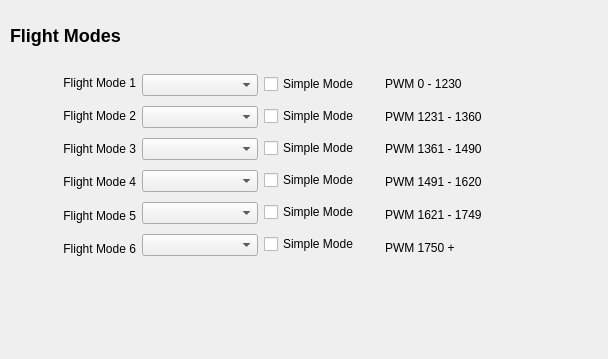
<?xml version="1.0" encoding="UTF-8"?>
<ui version="4.0">
 <class>FlightModeConfig</class>
 <widget class="QWidget" name="FlightModeConfig">
  <property name="geometry">
   <rect>
    <x>0</x>
    <y>0</y>
    <width>608</width>
    <height>359</height>
   </rect>
  </property>
  <property name="windowTitle">
   <string>Form</string>
  </property>
  <widget class="QLabel" name="label">
   <property name="geometry">
    <rect>
     <x>10</x>
     <y>20</y>
     <width>131</width>
     <height>31</height>
    </rect>
   </property>
   <property name="text">
    <string>&lt;h2&gt;Flight Modes&lt;/h2&gt;</string>
   </property>
   <property name="scaledContents">
    <bool>false</bool>
   </property>
  </widget>
  <widget class="QWidget" name="horizontalLayoutWidget">
   <property name="geometry">
    <rect>
     <x>20</x>
     <y>70</y>
     <width>481</width>
     <height>191</height>
    </rect>
   </property>
   <layout class="QHBoxLayout" name="horizontalLayout">
    <item>
     <layout class="QVBoxLayout" name="verticalLayout">
      <property name="spacing">
       <number>8</number>
      </property>
      <property name="topMargin">
       <number>0</number>
      </property>
      <item>
       <widget class="QLabel" name="label_11">
        <property name="text">
         <string>Flight Mode 1</string>
        </property>
        <property name="alignment">
         <set>Qt::AlignRight|Qt::AlignTrailing|Qt::AlignVCenter</set>
        </property>
       </widget>
      </item>
      <item>
       <widget class="QLabel" name="label_5">
        <property name="text">
         <string>Flight Mode 2</string>
        </property>
        <property name="alignment">
         <set>Qt::AlignRight|Qt::AlignTrailing|Qt::AlignVCenter</set>
        </property>
       </widget>
      </item>
      <item>
       <widget class="QLabel" name="label_9">
        <property name="text">
         <string>Flight Mode 3</string>
        </property>
        <property name="alignment">
         <set>Qt::AlignRight|Qt::AlignTrailing|Qt::AlignVCenter</set>
        </property>
       </widget>
      </item>
      <item>
       <widget class="QLabel" name="label_2">
        <property name="text">
         <string>Flight Mode 4</string>
        </property>
        <property name="alignment">
         <set>Qt::AlignRight|Qt::AlignTrailing|Qt::AlignVCenter</set>
        </property>
       </widget>
      </item>
      <item>
       <widget class="QLabel" name="label_7">
        <property name="text">
         <string>Flight Mode 5</string>
        </property>
        <property name="alignment">
         <set>Qt::AlignRight|Qt::AlignTrailing|Qt::AlignVCenter</set>
        </property>
       </widget>
      </item>
      <item>
       <widget class="QLabel" name="label_13">
        <property name="text">
         <string>Flight Mode 6</string>
        </property>
        <property name="alignment">
         <set>Qt::AlignRight|Qt::AlignTrailing|Qt::AlignVCenter</set>
        </property>
       </widget>
      </item>
     </layout>
    </item>
    <item>
     <layout class="QVBoxLayout" name="verticalLayout_4">
      <item>
       <widget class="QComboBox" name="mode1ComboBox">
        <property name="frame">
         <bool>true</bool>
        </property>
       </widget>
      </item>
      <item>
       <widget class="QComboBox" name="mode2ComboBox"/>
      </item>
      <item>
       <widget class="QComboBox" name="mode3ComboBox"/>
      </item>
      <item>
       <widget class="QComboBox" name="mode4ComboBox"/>
      </item>
      <item>
       <widget class="QComboBox" name="mode5ComboBox"/>
      </item>
      <item>
       <widget class="QComboBox" name="mode6ComboBox"/>
      </item>
     </layout>
    </item>
    <item>
     <layout class="QVBoxLayout" name="verticalLayout_3">
      <property name="spacing">
       <number>8</number>
      </property>
      <property name="topMargin">
       <number>0</number>
      </property>
      <item>
       <widget class="QCheckBox" name="mode1SimpleCheckBox">
        <property name="text">
         <string>Simple Mode</string>
        </property>
       </widget>
      </item>
      <item>
       <widget class="QCheckBox" name="mode2SimpleCheckBox">
        <property name="text">
         <string>Simple Mode</string>
        </property>
       </widget>
      </item>
      <item>
       <widget class="QCheckBox" name="mode3SimpleCheckBox">
        <property name="text">
         <string>Simple Mode</string>
        </property>
       </widget>
      </item>
      <item>
       <widget class="QCheckBox" name="mode4SimpleCheckBox">
        <property name="text">
         <string>Simple Mode</string>
        </property>
       </widget>
      </item>
      <item>
       <widget class="QCheckBox" name="mode5SimpleCheckBox">
        <property name="text">
         <string>Simple Mode</string>
        </property>
       </widget>
      </item>
      <item>
       <widget class="QCheckBox" name="mode6SimpleCheckBox">
        <property name="text">
         <string>Simple Mode</string>
        </property>
       </widget>
      </item>
     </layout>
    </item>
    <item>
     <layout class="QVBoxLayout" name="verticalLayout_2">
      <item>
       <widget class="QLabel" name="label_6">
        <property name="text">
         <string>PWM 0 - 1230</string>
        </property>
       </widget>
      </item>
      <item>
       <widget class="QLabel" name="label_4">
        <property name="text">
         <string>PWM 1231 - 1360</string>
        </property>
       </widget>
      </item>
      <item>
       <widget class="QLabel" name="label_3">
        <property name="text">
         <string>PWM 1361 - 1490</string>
        </property>
       </widget>
      </item>
      <item>
       <widget class="QLabel" name="label_10">
        <property name="text">
         <string>PWM 1491 - 1620</string>
        </property>
       </widget>
      </item>
      <item>
       <widget class="QLabel" name="label_8">
        <property name="text">
         <string>PWM 1621 - 1749</string>
        </property>
       </widget>
      </item>
      <item>
       <widget class="QLabel" name="label_12">
        <property name="text">
         <string>PWM 1750 +</string>
        </property>
       </widget>
      </item>
     </layout>
    </item>
   </layout>
  </widget>
 </widget>
 <resources/>
 <connections/>
</ui>
